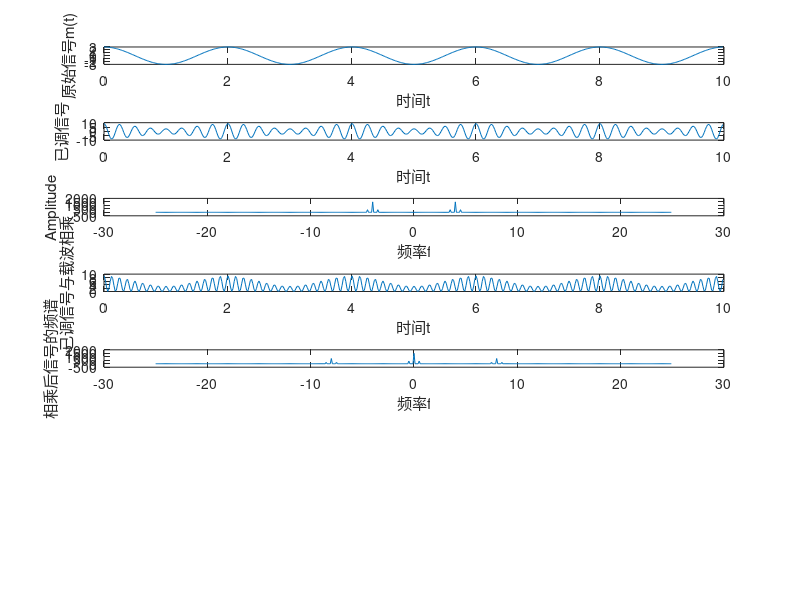

Source code (MATLAB): (Note: this script raises an error after producing the figure.)
clc;
%AM Modulation
%此时调制指数u=Am/Ac=0.6
Am = 3;
Ac = 6;
fm = 0.5;
fc = 4;

fs = 50; %采样频率为50Hz
t = 0:1/fs:10-1/fs;

m_t = Am*cos(2*pi*fm*t);
Am_signal = (m_t + Ac).*cos(2*pi*fc*t);

figure('NumberTitle', 'off', 'Name','AM信号的调制与相干解调');
subplot(7,1,1);
plot(t,m_t);
xlabel('时间t');
ylabel('原始信号m(t)');



subplot(7,1,2);
plot(t,Am_signal);
axis([0 10 -10 10]);
xlabel('时间t');
ylabel('已调信号');

%绘制频谱
N = length(t); %获取时域采样点数,共500个点
z = real(fft(Am_signal)); %DFT变换
f = (0:N-1)*fs/N;

z2 = fftshift(z);
f2 = (-N/2:N/2-1)*fs/N; %频域重排

subplot(7,1,3);
plot(f2,z2); %显示的是DFT频谱
xlabel('频率f');
ylabel('Amplitude');

%Demodulation(解调)
AM_mod = Am_signal.*cos(2*pi*fc*t);
subplot(7,1,4);
plot(t,AM_mod);
xlabel('时间t');
ylabel('已调信号与载波相乘');
%plot(t,AM_mod);

spectrum_AM_mod = real(fft(AM_mod));
subplot(7,1,5);
plot(f2,fftshift(spectrum_AM_mod));
xlabel('频率f');
ylabel('相乘后信号的频谱');

pass_band = 1; %低通截止频率为1Hz
lowpass_spectrum = lowpass_filter(f2,fftshift(spectrum_AM_mod),pass_band); %通过理想低通滤波器后的频谱特性
subplot(7,1,6);
plot(f2,lowpass_spectrum);
xlabel('频率f');
ylabel('理想低通后的频谱');

rec_signal = real(ifft(fftshift(lowpass_spectrum))); %恢复出的时域信号，此时还包括直流分量Ac/2,且原信号的幅度变为原来的一半
subplot(7,1,7);
plot(t,rec_signal);
xlabel('时间t');
ylabel('相干解调恢复出的信号');